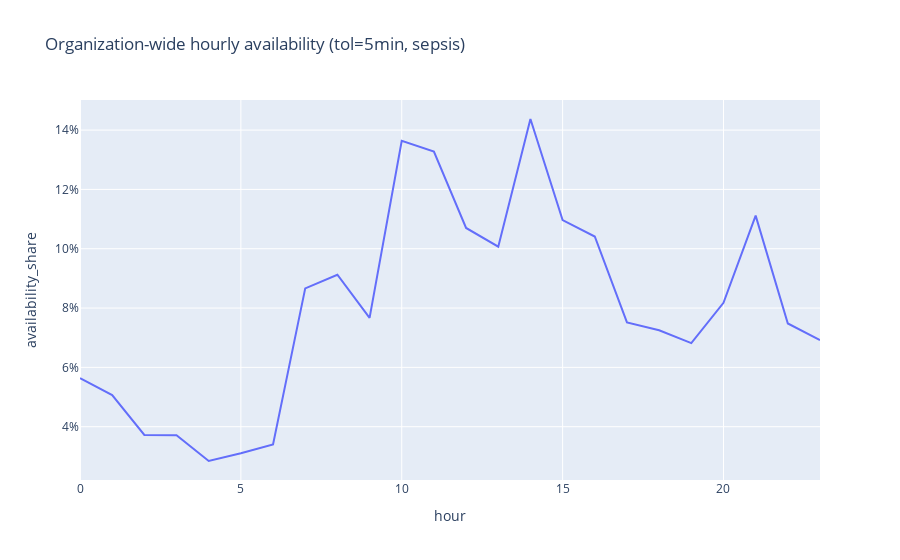

Write notebook code for a chart like this one.
### Code cell
# Quick sanity + reference hourly coverage (tol=5min)

bad_order = int((p5["end"] <= p5["start"]).sum())
too_long  = int((p5["duration_min"] > 24*60).sum())
d5_nonpos = int((d5["span_min"] <= 0).sum())
print(f"Sanity → bad_order: {bad_order}, >24h periods: {too_long}, non_positive_daily_spans: {d5_nonpos}")

wk = weekly_availability_matrix(p5)
org_hour = wk.groupby("hour", as_index=False)["availability_share"].mean()
fig = px.line(org_hour, x="hour", y="availability_share",
              title=f"Organization-wide hourly availability (tol=5min, {DS})")
fig.update_yaxes(tickformat=".0%"); fig.show()

### Figure 1 — Plotly figure (JSON) as saved in the notebook; plotly's stock layout.template omitted (floating-point values rounded to 4 significant figures)
{"data": [{"hovertemplate": "hour=%{x}<br>availability_share=%{y}<extra></extra>", "legendgroup": "", "line": {"color": "#636efa", "dash": "solid"}, "marker": {"symbol": "circle"}, "mode": "lines", "name": "", "orientation": "v", "showlegend": false, "type": "scatter", "x": [0, 1, 2, 3, 4, 5, 6, 7, 8, 9, 10, 11, 12, 13, 14, 15, 16, 17, 18, 19, 20, 21, 22, 23], "xaxis": "x", "y": [0.05636, 0.05067, 0.03721, 0.03713, 0.02843, 0.03106, 0.03399, 0.08662, 0.09124, 0.07669, 0.1364, 0.1327, 0.107, 0.1007, 0.1437, 0.1096, 0.1041, 0.07515, 0.07251, 0.06817, 0.08178, 0.1112, 0.0748, 0.0692], "yaxis": "y"}], "layout": {"autosize": true, "legend": {"tracegroupgap": 0}, "title": {"text": "Organization-wide hourly availability (tol=5min, sepsis)"}, "xaxis": {"anchor": "y", "autorange": true, "domain": [0, 1], "range": [0, 23], "title": {"text": "hour"}, "type": "linear"}, "yaxis": {"anchor": "x", "autorange": true, "domain": [0, 1], "range": [0.02203, 0.1501], "tickformat": ".0%", "title": {"text": "availability_share"}, "type": "linear"}}}
